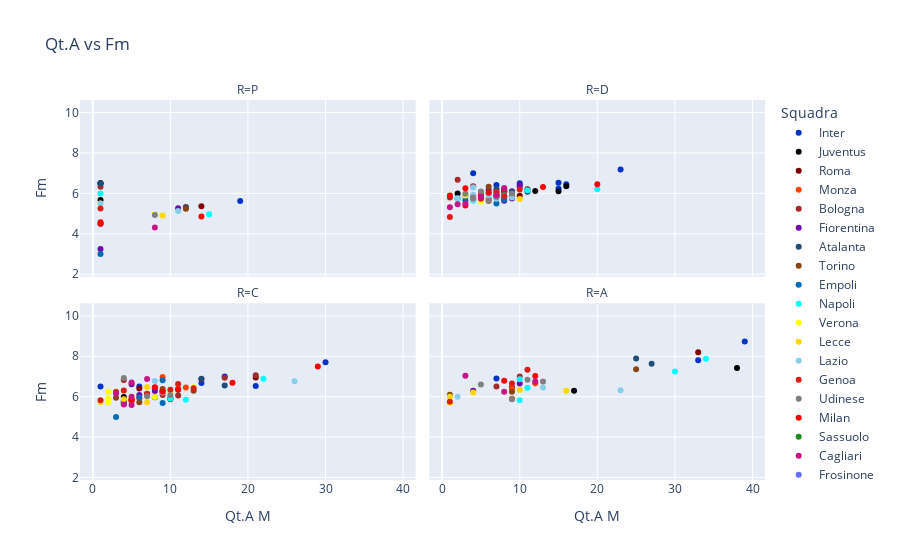

Write notebook code for a chart like this one.
### Markdown cell above
**Exploratory plots** 

Let us plot price over Mv:

### Code cell
# plot Qt.A over average vote (Fm)
fig = px.scatter(merged[merged["Fm"] > 0], 
                 x="Qt.A M", y="Fm",
                 hover_name="Nome",
                 color="Squadra",
                 facet_col= "R", facet_col_wrap=2,
                 color_discrete_map=team_colors,
                 title="Qt.A vs Fm")
fig
